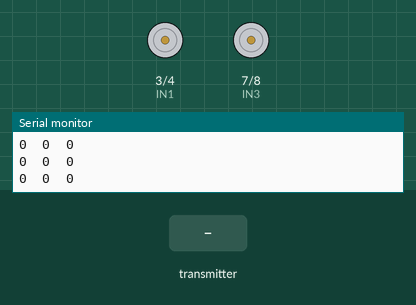
A sketch run on a simulated Arduino Uno, built with avr-gcc and run on an emulated ATmega328P. Parts: motor-driver pin pairs drawn as motors (green arrow = first pin HIGH = forward, orange = second pin HIGH = backward, longer = more drive, scaled by the enable pin), the last lines printed to the serial monitor. The inputs (shaded band) are chosen by the test bench. No radio packets arrive unless stated.

Above: at 1.2 s.
1.3 s: the transmitter starts sending recieved_data.0 = 128
At 1.6 s:
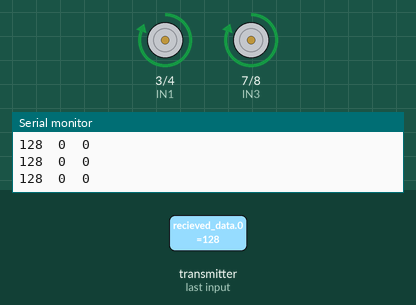
2.8 s: the transmitter starts sending recieved_data.1 = 255
At 4.0 s:
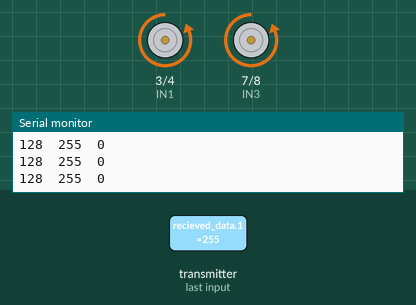
4.3 s: the transmitter starts sending recieved_data.2 = 128
7.3 s: the transmitter starts sending recieved_data.0 = 64
10.3 s: the transmitter starts sending recieved_data.1 = 128
At 10.9 s:
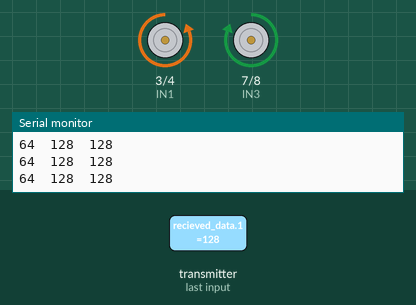
11.8 s: the transmitter starts sending recieved_data.0 = 255
At 12.5 s:
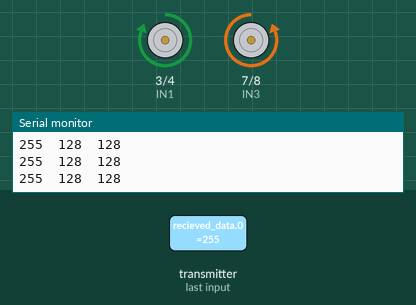
Timing chart, 0 to 14.3 s (numbered marks = the images above; inputs shaded):
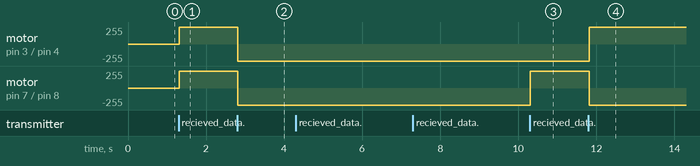

Measured:
- after the input at 1.3 s, motor on pin 3 (IN1) / pin 4 (IN2), motor on pin 7 (IN3) / pin 8 (IN4): stopped → forward 255/255 at once
- after the input at 2.8 s, motor on pin 3 (IN1) / pin 4 (IN2), motor on pin 7 (IN3) / pin 8 (IN4): forward 255/255 → backward 255/255 at once
- after the input at 10.3 s, motor on pin 7 (IN3) / pin 8 (IN4): backward 255/255 → forward 255/255 at once
- after the input at 11.8 s, motor on pin 3 (IN1) / pin 4 (IN2): backward 255/255 → forward 255/255 at once; motor on pin 7 (IN3) / pin 8 (IN4): forward 255/255 → backward 255/255 at once

The sketch:

robotank.ino
```cpp
/*
  Vitaliy Polyakov (C), polyakov.vs@mail.ru, 2024.
*/

#include <SPI.h>
#include "nRF24L01.h"
#include "RF24.h"

// motor A
#define ENA 5
#define IN1 3
#define IN2 4

// motor B
#define ENB 6
#define IN3 7
#define IN4 8

// motor speed (0..255)
byte speedA = 0;
byte speedB = 0;

// Создание и настройка радиомодуля nRF24L01 на пинах 9 и 10
RF24 radio(9, 10);
// Объявление массива принятых данных
byte recieved_data[3];
// Перечень возможных номеров труб
byte address[][6] = { "1Node", "2Node", "3Node", "4Node", "5Node", "6Node" };

// Настройка джойстика
// Среднее положение джойстика по осям X и Y
byte joyMidX = 127;
byte joyMidY = 127;
// Текущее положение джойстика по осям X и Y
byte joyCurX;
byte joyCurY;
// Разброс среднего положения джойстика mid +/- 5
byte joySpread = 10;
// состояние кнопки джойстика (0, 1)
byte joySwitch;

void setup() {
  Serial.begin(9600);

  pinMode(ENA, OUTPUT);
  pinMode(ENB, OUTPUT);

  pinMode(IN1, OUTPUT);
  pinMode(IN2, OUTPUT);
  pinMode(IN3, OUTPUT);
  pinMode(IN4, OUTPUT);

  digitalWrite(IN1, LOW);
  digitalWrite(IN2, LOW);
  digitalWrite(IN3, LOW);
  digitalWrite(IN4, LOW);

  // Настройка радиомодуля nRF24L01
  //Активировать модуль
  radio.begin();
  // Режим подтверждения приёма: 1 вкл, 0 выкл
  radio.setAutoAck(1);
  // Время между попыткой достучаться, число попыток
  radio.setRetries(0, 15);
  // Разрешить отсылку данных в ответ на входящий сигнал
  radio.enableAckPayload();
  // Размер пакета, в байтах
  radio.setPayloadSize(32);
  // Слушаем трубу 0
  radio.openReadingPipe(1, address[0]);
  // Выбираем канал (в котором нет шумов!)
  radio.setChannel(0x60);
  // Уровень мощности передатчика (RF24_PA_MIN, RF24_PA_LOW, RF24_PA_HIGH,
  // RF24_PA_MAX)
  radio.setPALevel(RF24_PA_MAX);
  // Скорость обмена (RF24_2MBPS, RF24_1MBPS, RF24_250KBPS) должна быть
  // одинакова на приёмнике и передатчике. При самой низкой скорости имеем
  // самую высокую чувствительность (дальность)
  radio.setDataRate(RF24_250KBPS);
  // Начать работу
  radio.powerUp();
  // Начинаем слушать эфир (мы приёмный модуль)
  radio.startListening();

}
void loop() {
  // Получаем данные с джойстика через радиомодуль nRF24L01
  byte pipeNo;
  while (radio.available(&pipeNo)) {  // есть входящие данные
    // чиатем входящий сигнал
    radio.read(&recieved_data, sizeof(recieved_data));
  }

  // Извлечение данных из полученного пакета
  joyCurX = recieved_data[0];
  Serial.print(recieved_data[0]);
  Serial.print("\t");

  joyCurY = recieved_data[1];
  Serial.print(recieved_data[1]);
  Serial.print("\t");

  joySwitch = recieved_data[2];
  Serial.print(recieved_data[2]);
  Serial.print("\n");

     if ((joyCurX > joyMidX - joySpread) && (joyCurX < joyMidX + joySpread) && (joyCurY > joyMidX - joySpread) && (joyCurY < joyMidX + joySpread)) {
      // Стоп двигателей
      motorStop();
    } else if ((joyCurX > joyMidX - joySpread) && (joyCurX < joyMidX + joySpread) && (joyCurY < joyMidX - joySpread)) {
      // Движение вперед
      motorFwd();
    } else if ((joyCurX > joyMidX - joySpread) && (joyCurX < joyMidX + joySpread) && (joyCurY > joyMidY + joySpread)) {
      // Движение назад
      motorBwd();
    } else if ((joyCurY > joyMidY - joySpread) && (joyCurY < joyMidY + joySpread) && (joyCurX < joyMidX - joySpread)) {
      // Вращение влево
      motorRotateLeft();
    } else if ((joyCurY > joyMidY - joySpread) && (joyCurY < joyMidY + joySpread) && (joyCurX > joyMidX + joySpread)) {
      // Вращение вправо
      motorRotateRight();
    } else if ((joyCurX < joyMidX - joySpread) && (joyCurY < joyMidY - joySpread)) {
      // Движение влево вперед
      motorLeftFwd();
    } else if ((joyCurX > joyMidX + joySpread) && (joyCurY < joyMidY - joySpread)) {
      // Движение вправо вперед
      motorRightFwd();
    } else if ((joyCurX < joyMidX - joySpread) && (joyCurY > joyMidY + joySpread)) {
      // Движение влево назад
      motorLeftBwd();
    } else if ((joyCurX > joyMidX + joySpread) && (joyCurY > joyMidY + joySpread)) {
      // Движение вправо назад
      motorRightBwd();
    }
  }


void motorStop() {
  byte speedA = 0;
  byte speedB = 0;
  analogWrite(ENA, speedA);
  analogWrite(ENB, speedB);

  digitalWrite(IN1, LOW);
  digitalWrite(IN2, LOW);
  digitalWrite(IN3, LOW);
  digitalWrite(IN4, LOW);
}

void motorFwd() {
  byte speedA = 255;
  byte speedB = 255;
  analogWrite(ENA, speedA);
  analogWrite(ENB, speedB);

  digitalWrite(IN1, HIGH);
  digitalWrite(IN2, LOW);
  digitalWrite(IN3, HIGH);
  digitalWrite(IN4, LOW);
}

void motorBwd() {
  byte speedA = 255;
  byte speedB = 255;
  analogWrite(ENA, speedA);
  analogWrite(ENB, speedB);

  digitalWrite(IN1, LOW);
  digitalWrite(IN2, HIGH);
  digitalWrite(IN3, LOW);
  digitalWrite(IN4, HIGH);
}

void motorRotateLeft() {
  byte speedA = 255;
  byte speedB = 255;
  analogWrite(ENA, speedA);
  analogWrite(ENB, speedB);

  digitalWrite(IN1, LOW);
  digitalWrite(IN2, HIGH);
  digitalWrite(IN3, HIGH);
  digitalWrite(IN4, LOW);
}

void motorRotateRight() {
  byte speedA = 255;
  byte speedB = 255;
  analogWrite(ENA, speedA);
  analogWrite(ENB, speedB);

  digitalWrite(IN1, HIGH);
  digitalWrite(IN2, LOW);
  digitalWrite(IN3, LOW);
  digitalWrite(IN4, HIGH);
}

void motorLeftFwd() {

}

void motorRightFwd() {

}

void motorLeftBwd() {

}

void motorRightBwd() {

}
```
